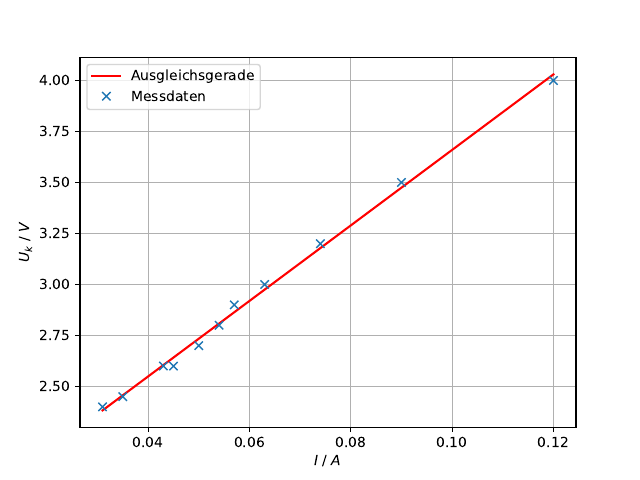

Write the Python code that produced this figure.
import numpy as np 
import scipy.constants as const
import math
from uncertainties import ufloat
import uncertainties.unumpy as unp
from scipy.optimize import curve_fit
import matplotlib.pyplot as plt

U = np.array([4, 3.5, 3.2, 3, 2.9, 2.8, 2.7, 2.6, 2.6, 2.45, 2.4])

I = np.array([0.12,0.09,0.074,0.063,0.057,0.054,0.05,0.045,0.043,0.035,0.031])

def f(m,I,b):
    return m*I+b

params, covariance = curve_fit(f, I, U)
errors = np.diag(covariance)

print('Ri:', params[0], '+-', errors[0])
print('U0:', params[1], '+-', errors[1])

plt.plot(I, f(I, *params), 'r-', label = r'Ausgleichsgerade')

plt.plot(I, U, 'x', label=r'Messdaten')

plt.grid()
plt.legend()
plt.xlabel('$I$ / $A$')
plt.ylabel('$U_k$ / $V$')
plt.savefig('C_Innenwiderstand.pdf')